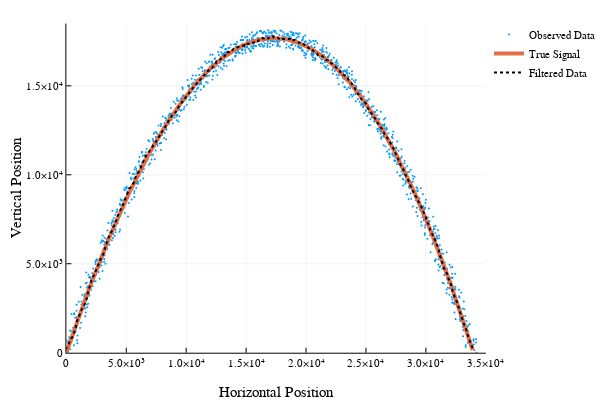

The code cell stored with this chart in its notebook:
### Markdown cell above
# Fun with Plotting the Output
In the cell below, we plot the observed values for the position, as well as the true (noiseless) signal and the Kalman filter estimate.

### Code cell
xplotrange = (0, 35000)
yplotrange = (0,18500)
plot(YOut[1,:],YOut[2,:],xlabel="Horizontal Position",ylabel="Vertical Position",label="Observed Data",markersize=1,markercolor=palette(:default)[1],markerstrokewidth=0,t=[:scatter],xlim=xplotrange, ylim=yplotrange)#,t=[:scatter],markerstrokewidth=0,markersize=3)
plot!(XTOut[1,:],XTOut[2,:], label="True Signal",line=(:solid,4),linecolor=palette(:default)[2],xlim=xplotrange)
plot!(XKOut[1,:],XKOut[2,:], label="Filtered Data",line=(:dot,2,:black),xlim=xplotrange)

### Figure 1 — Plotly figure (JSON) as saved in the notebook; plotly's stock layout.template omitted (floating-point values rounded to 4 significant figures; data arrays with more than 128 entries replaced by an {"elided": "..."} marker saying what was removed)
{"data": [{"colorbar": {"title": ""}, "hoverinfo": "text", "legendgroup": "Observed Data", "marker": {"color": "rgba(0, 154, 250, 1.000)", "line": {"color": "rgba(0, 0, 0, 1.000)", "width": 0}, "size": 2, "symbol": "circle"}, "mode": "markers", "name": "Observed Data", "showlegend": true, "text": {"elided": "1200 null values"}, "type": "scatter", "x": {"elided": "1200 float values"}, "xaxis": "x1", "y": {"elided": "1200 float values"}, "yaxis": "y1", "zmax": null, "zmin": null}, {"colorbar": {"title": ""}, "hoverinfo": "text", "legendgroup": "True Signal", "line": {"color": "rgba(227, 111, 71, 1.000)", "dash": "solid", "shape": "linear", "width": 4}, "mode": "lines", "name": "True Signal", "showlegend": true, "text": {"elided": "1200 null values"}, "type": "scatter", "x": {"elided": "1200 float values"}, "xaxis": "x1", "y": {"elided": "1200 float values"}, "yaxis": "y1", "zmax": null, "zmin": null}, {"colorbar": {"title": ""}, "hoverinfo": "text", "legendgroup": "Filtered Data", "line": {"color": "rgba(0, 0, 0, 1.000)", "dash": "dot", "shape": "linear", "width": 2}, "mode": "lines", "name": "Filtered Data", "showlegend": true, "text": {"elided": "1200 null values"}, "type": "scatter", "x": {"elided": "1200 float values"}, "xaxis": "x1", "y": {"elided": "1200 float values"}, "yaxis": "y1", "zmax": null, "zmin": null}], "layout": {"annotations": [], "height": 400, "legend": {"bgcolor": "rgba(255, 255, 255, 1.000)", "bordercolor": "rgba(0, 0, 0, 1.000)", "font": {"color": "rgba(0, 0, 0, 1.000)", "family": "sans-serif", "size": 11}, "tracegroupgap": 0, "x": 1, "y": 1}, "margin": {"b": 20, "l": 0, "r": 0, "t": 20}, "paper_bgcolor": "rgba(255, 255, 255, 1.000)", "plot_bgcolor": "rgba(255, 255, 255, 1.000)", "showlegend": true, "width": 600, "xaxis": {"anchor": "y1", "domain": [0.1357, 0.9934], "gridcolor": "rgba(0, 0, 0, 0.100)", "gridwidth": 0.5, "linecolor": "rgba(0, 0, 0, 1.000)", "mirror": false, "range": [0, 35000], "showgrid": true, "showline": true, "showticklabels": true, "tickangle": 0, "tickcolor": "rgb(0, 0, 0)", "tickfont": {"color": "rgba(0, 0, 0, 1.000)", "family": "sans-serif", "size": 11}, "tickmode": "array", "ticks": "inside", "ticktext": ["0", "5.0×10³", "1.0×10⁴", "1.5×10⁴", "2.0×10⁴", "2.5×10⁴", "3.0×10⁴", "3.5×10⁴"], "tickvals": [0, 5000, 10000, 15000, 20000, 25000, 30000, 35000], "title": "Horizontal Position", "titlefont": {"color": "rgba(0, 0, 0, 1.000)", "family": "sans-serif", "size": 15}, "type": "-", "visible": true, "zeroline": false, "zerolinecolor": "rgba(0, 0, 0, 1.000)"}, "yaxis": {"anchor": "x1", "domain": [0.07581, 0.9902], "gridcolor": "rgba(0, 0, 0, 0.100)", "gridwidth": 0.5, "linecolor": "rgba(0, 0, 0, 1.000)", "mirror": false, "range": [0, 18500], "showgrid": true, "showline": true, "showticklabels": true, "tickangle": 0, "tickcolor": "rgb(0, 0, 0)", "tickfont": {"color": "rgba(0, 0, 0, 1.000)", "family": "sans-serif", "size": 11}, "tickmode": "array", "ticks": "inside", "ticktext": ["0", "5.0×10³", "1.0×10⁴", "1.5×10⁴"], "tickvals": [0, 5000, 10000, 15000], "title": "Vertical Position", "titlefont": {"color": "rgba(0, 0, 0, 1.000)", "family": "sans-serif", "size": 15}, "type": "-", "visible": true, "zeroline": false, "zerolinecolor": "rgba(0, 0, 0, 1.000)"}}}
